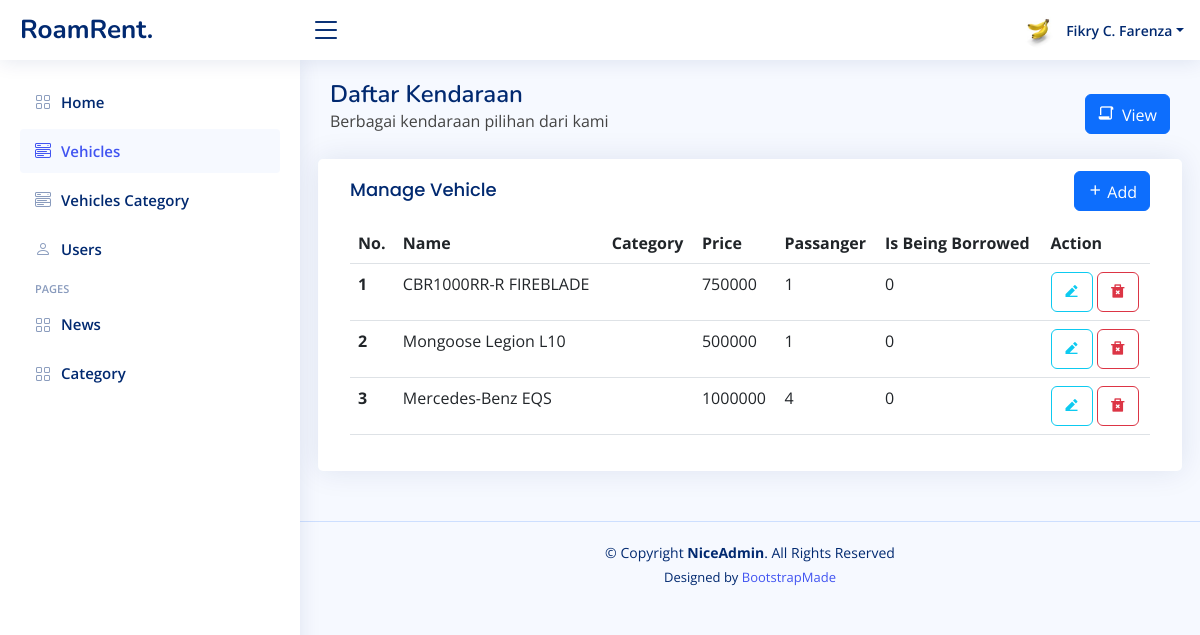
/vehicle-manage.php (signed in), run on an earlier commit of the app's database.
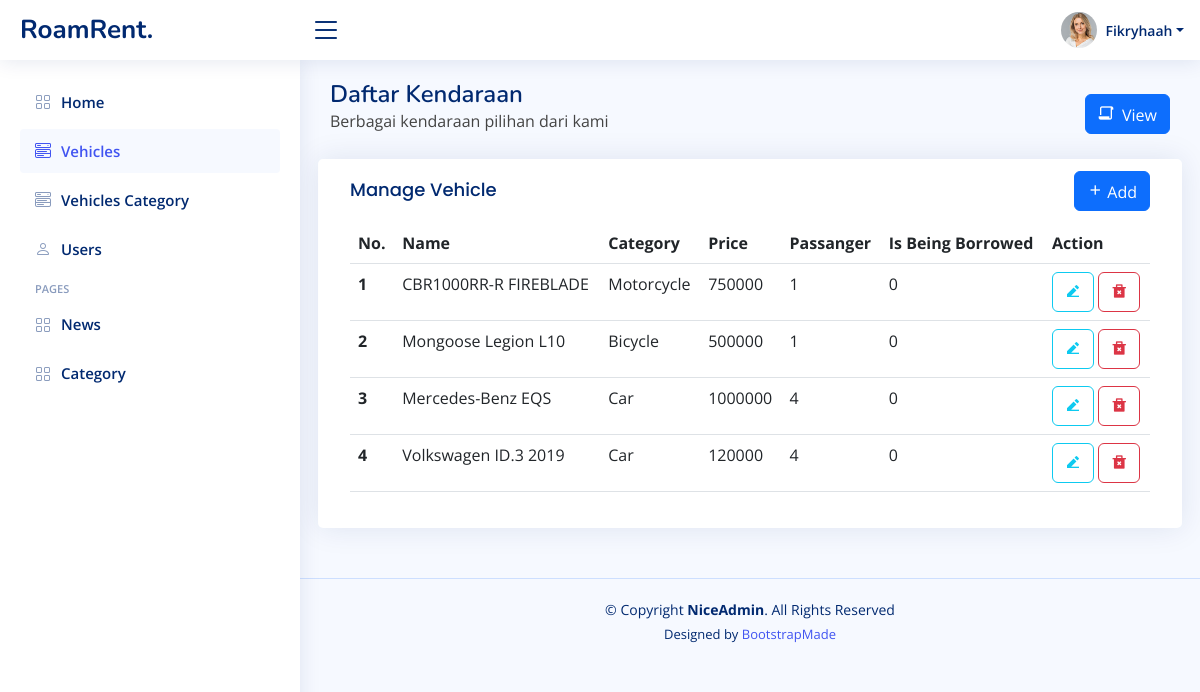
And on a later commit of the database.
### tables this page shows
CREATE TABLE `vehicle` (
  `id` bigint(20) NOT NULL,
  `name` varchar(255) NOT NULL,
  `img_url` text DEFAULT NULL,
  `passanger` int(10) NOT NULL,
  `price` varchar(255) NOT NULL,
  `description` text NOT NULL,
  `is_borrow` tinyint(1) NOT NULL DEFAULT 0,
  `vehicle_category_id` bigint(20) NOT NULL
);

CREATE TABLE `vehicle_category` (
  `id` bigint(20) NOT NULL,
  `name` varchar(255) NOT NULL
);

### logics/auth-check.php (called while the page is built, shortened)
<?php
$auth_name = $_SESSION['name'];
$auth_photo = $_SESSION['photo_profile'];

### vehicle-manage.php (the view, shortened to what the changed rows need)
<!DOCTYPE html>
<html lang="en">
<head>
    <?php
    include("layout-head-import-nice.php");
    include 'logics/connect.php';
    include 'logics/auth-check.php';
    $sql = 'SELECT v.id,v.name,img_url,passanger,price,description,is_borrow,vc.name as vehicle_category FROM vehicle v LEFT JOIN vehicle_category vc ON v.vehicle_category_id = vc.id' ;
    $result = $conn->query($sql);
    ?>
</head>
<body>
    <?php include 'layout-header-nice.php'; ?>
    <main id="main" class="main">
        <div class="pagetitle">
            <div class="row">
                <div class="col">
                    <h1>Daftar Kendaraan</h1>
                </div>
            </div>
        </div>
        <section class="section">
            <div class="row">
                <div class="card">
                    <div class="card-body">
                        <table class="table col">
                            <thead>
                                <tr>
                                    <th scope="col">No.</th>
                                    <th scope="col">Name</th>
                                    <th scope="col">Category</th>
                                    <th scope="col">Price</th>
                                    <th scope="col">Passanger</th>
                                    <th scope="col">Is Being Borrowed</th>
                                    <th scope="col">Action</th>
                                </tr>
                            </thead>
                            <tbody>
                                <?php
                                $i = 1;
                                while ($row = $result->fetch_assoc()) {
                                ?>
                                    <tr>
                                        <th scope="row"><?= $i ?></th>
                                        <td><?= $row['name'] ?></td>
                                        <td><?= $row['vehicle_category'] ?></td>
                                        <td><?= $row['price'] ?></td>
                                        <td><?= $row['passanger'] ?></td>
                                        <td><?= $row['is_borrow'] ?></td>
                                        <td>
                                            <a href="vehicle-edit.php?id='<?= $row["id"] ?>'"><button class="btn btn-outline-info alert-delete-confirm"><i class="ri-edit-2-fill"></i></button></a>
                                            <a href="logics/vehicle-delete.php?id='<?= $row["id"] ?>'"><button class="btn btn-outline-danger alert-delete-confirm"><i class="ri-delete-bin-2-fill"></i></button></a>
                                        </td>
                                    </tr>
                                <?php $i++;
                                } ?>
                            </tbody>
                        </table>
                    </div>
                </div>
            </div>
        </section>
    </main>
</body>
</html>

### layout-header-nice.php (shortened to what the changed rows need)
<header id=" header" class="header fixed-top d-flex align-items-center">
    <nav class="header-nav ms-auto">
        <ul class="d-flex align-items-center">
            <li class="nav-item dropdown pe-3">
                <a class="nav-link nav-profile d-flex align-items-center pe-0" href="#" data-bs-toggle="dropdown">
                    <?php if (empty($auth_photo)) { ?>
                        <img src="assets/img/profile-img.jpg" alt="Profile" class="rounded-circle">
                    <?php } else { ?>
                        <img src="logics/photo/<?= $auth_photo ?>" alt="Profile" class="rounded-circle">
                    <?php } ?>
                    <span class="d-none d-md-block dropdown-toggle ps-2"><?= $auth_name ?></span>
                </a>
            </li>
        </ul>
    </nav>
</header>

What changed in the data, as far as the page shows it:
changed vehicle "CBR1000RR-R FIREBLADE": vehicle_category.name (not shown) → "Motorcycle"
changed vehicle "Mongoose Legion L10": vehicle_category.name (not shown) → "Bicycle"
changed vehicle "Mercedes-Benz EQS": vehicle_category.name (not shown) → "Car"
added vehicle: name "Volkswagen ID.3 2019", vehicle_category.name "Car", price "120000", passanger "4", is_borrow "0"
Also different on the page:
$auth_name: "Fikry C. Farenza" → "Fikryhaah"
